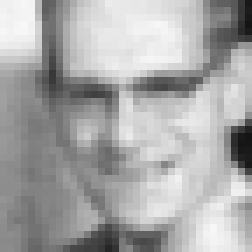
#> input picture Assignments/PS4/data/caltech_faces/Caltech_CropFaces/caltech_web_crop_00268.jpg, 36 x 36 px (shown 7 times larger); its folder holds 4 pictures in this run
$ python detector.py
#> lines starting #> are read from the running program, lines starting #| are printed output that depends on the picture
### Assignments/PS4/utils.py
import os
from skimage.io import imread
import numpy as np
import math
import matplotlib.pyplot as plt
import matplotlib.patches as patches

def get_positive_features(train_path_pos, cell_size, window_size, block_size, nbins):
    '''
    'train_path_pos' is a string. This directory contains 36x36 images of
      faces
    'feature_params' is a struct, with fields
      feature_params.template_size (probably 36), the number of pixels
         spanned by each train / test template and
      feature_params.hog_cell_size (default 6), the number of pixels in each
         HoG cell. template size should be evenly divisible by hog_cell_size.
         Smaller HoG cell sizes tend to work better, but they make things
         slower because the feature dimensionality increases and more
         importantly the step size of the classifier decreases at test time.

    'features_pos' is N by D matrix where N is the number of faces and D
    is the template dimensionality, which would be
      (feature_params.template_size / feature_params.hog_cell_size)^2 * 31
    if you're using the default vl_hog parameters
    '''
#> called with train_path_pos = 'data/caltech_faces/Caltech_CropFaces', cell_size = 6, window_size = array of shape (2,), block_size = 2, nbins = 9

    image_files = [os.path.join(train_path_pos, f) for f in os.listdir(train_path_pos) if f.endswith('.jpg')]
    num_images = len(image_files)
    total_block_size = block_size * cell_size
    template_size = int((np.floor((window_size[0] - 2) / (total_block_size / 2)) - 1) * (np.floor((window_size[1] - 2) / (total_block_size / 2)) - 1))
    D = template_size * block_size * block_size * nbins
    features_pos = np.zeros((num_images, D))
    for i in range(num_images):
        img = imread(image_files[i])
#> img is the input picture: shape (36, 36); min 20, max 247, mean 168.1
        features_pos[i] = compute_hog_features(img, cell_size, block_size, nbins).reshape(-1)
#> in compute_gradient, `xgrad = im[1:-1, :-2] - im[1:-1, 2:]`:
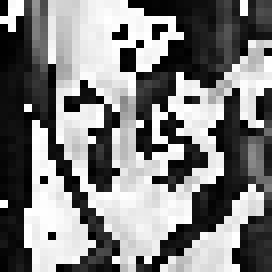
#> xgrad: shape (34, 34) (shown 8 times larger); min 0, max 255, mean 128
#> in compute_gradient, `ygrad = im[:-2, 1:-1] - im[2:, 1:-1]`:
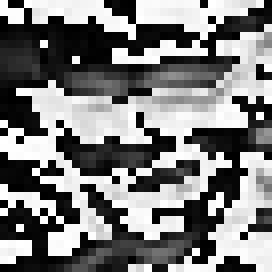
#> ygrad: shape (34, 34) (shown 8 times larger); min 0, max 255, mean 124.1
#> in compute_gradient, `angles = np.arctan2(ygrad, xgrad)`:
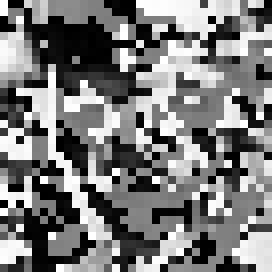
#> angles: shape (34, 34) float16 (shown 8 times larger); min 0, max 1.57, mean 0.755; drawn with min black and max white
#> in compute_gradient, `magnitudes = np.sqrt(xgrad ** 2 + ygrad ** 2)`:
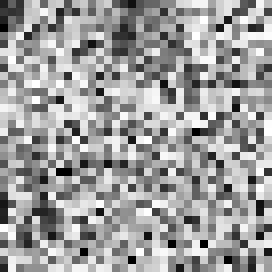
#> magnitudes: shape (34, 34) float16 (shown 8 times larger); min 0, max 15.91, mean 9.86; drawn with min black and max white
#> pass 2 of the loop in get_positive_features, `for i in range(num_images):`:
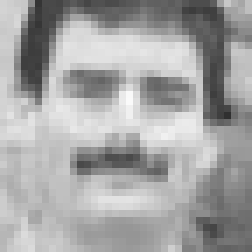
#> input picture Assignments/PS4/data/caltech_faces/Caltech_CropFaces/caltech_web_crop_00280.jpg, 36 x 36 px (shown 7 times larger)
#> in get_positive_features, img is the input picture: shape (36, 36); min 48, max 250, mean 164.7
#> in compute_gradient (call 2), `angles = np.arctan2(ygrad, xgrad)`:
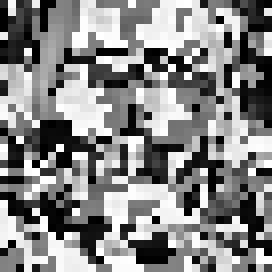
#> angles: shape (34, 34) float16 (shown 8 times larger); min 0, max 1.57, mean 0.83; drawn with min black and max white
#> in compute_gradient (call 2), `magnitudes = np.sqrt(xgrad ** 2 + ygrad ** 2)`:
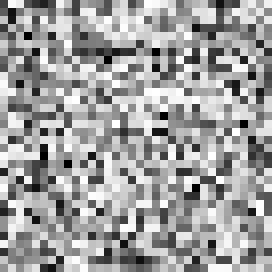
#> magnitudes: shape (34, 34) float16 (shown 8 times larger); min 0, max 15.91, mean 9.97; drawn with min black and max white
#> pass 3 of the loop in get_positive_features, `for i in range(num_images):`:
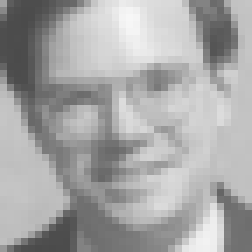
#> input picture Assignments/PS4/data/caltech_faces/Caltech_CropFaces/caltech_web_crop_00502.jpg, 36 x 36 px (shown 7 times larger)
#> in get_positive_features, img is the input picture: shape (36, 36); min 75, max 247, mean 166.5
#> in compute_gradient (call 3), `angles = np.arctan2(ygrad, xgrad)`:
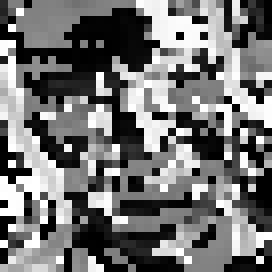
#> angles: shape (34, 34) float16 (shown 8 times larger); min 0, max 1.57, mean 0.706; drawn with min black and max white
#> in compute_gradient (call 3), `magnitudes = np.sqrt(xgrad ** 2 + ygrad ** 2)`:
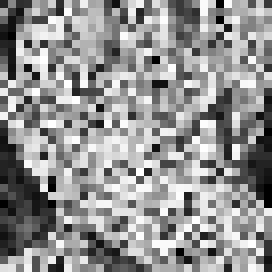
#> magnitudes: shape (34, 34) float16 (shown 8 times larger); min 0, max 15.91, mean 9.13; drawn with min black and max white
#> the loop made 4 passes; the first 3 are shown
    return features_pos

def get_random_negative_features(non_face_scn_path, cell_size, window_size, block_size, nbins, num_samples):
    '''
    'non_face_scn_path' is a string. This directory contains many images
      which have no faces in them.
    'feature_params' is a struct, with fields
      feature_params.template_size (probably 36), the number of pixels
         spanned by each train / test template and
      feature_params.hog_cell_size (default 6), the number of pixels in each
         HoG cell. template size should be evenly divisible by hog_cell_size.
         Smaller HoG cell sizes tend to work better, but they make things
         slower because the feature dimensionality increases and more
         importantly the step size of the classifier decreases at test time.
    'num_samples' is the number of random negatives to be mined, it's not
      important for the function to find exactly 'num_samples' non-face
      features, e.g. you might try to sample some number from each image, but
      some images might be too small to find enough.

    'features_neg' is N by D matrix where N is the number of non-faces and D
    is the template dimensionality, which would be
      (feature_params.template_size / feature_params.hog_cell_size)^2 * 31
    if you're using the default vl_hog parameters
    '''

#> (the run stopped early here; a loop or call above may not have finished)
